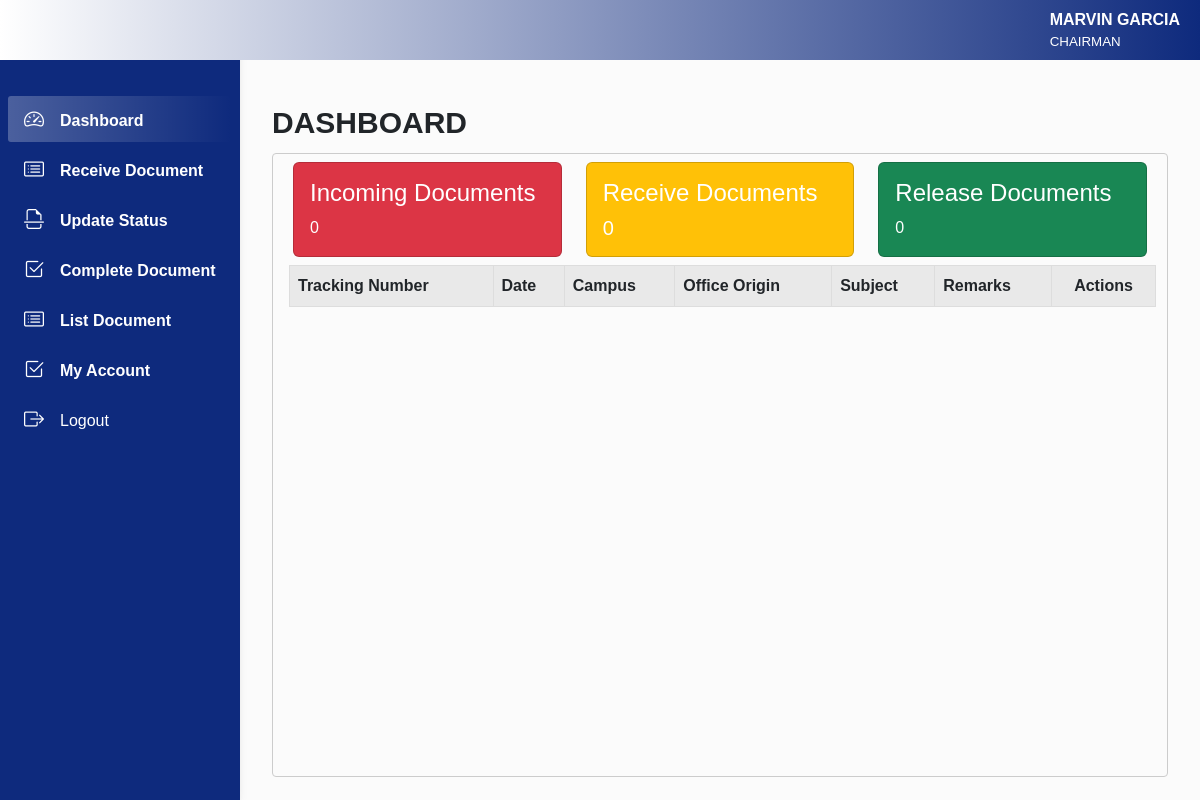
The page /president/dashboard.php (signed in) on the database its author committed.
### tables this page shows
CREATE TABLE `tbl_users` (
  `ID` int DEFAULT NULL,
  `UserName` text,
  `Password` text,
  `Email` text,
  `Position` text,
  `Office` text,
  `Privilege` text,
  `Image` text,
  `Owner` text,
  `Suffix` text,
  `Letter` text,
  `Request` text,
  `Campus` text
);

### president/log.php (called while the page is built, shortened)
<?php
$office = $_SESSION['Office'];
?>

### president/dashboard.php (the view, shortened to what this page needs)
<!DOCTYPE html>
<html lang="en">
<head>
</head>
<body>
<?php
include '../database.php';
include 'log.php';
$sql = "SELECT * FROM doctrack.tbl_users WHERE Office = '$office'";
$result = $conn->query($sql);
while ($row = $result->fetch_assoc()) {
  $office = $row['Office'];
}
?>
<link href="https://cdn.jsdelivr.net/npm/bootstrap@5.3.2/dist/css/bootstrap.min.css" rel="stylesheet">
<link rel="stylesheet" href="https://cdn.jsdelivr.net/npm/bootstrap-icons@1.11.3/font/bootstrap-icons.min.css">
<link href="https://cdnjs.cloudflare.com/ajax/libs/font-awesome/5.15.4/css/all.min.css" rel="stylesheet">
<header>
<?php
$sql = "SELECT * FROM doctrack.tbl_users WHERE Office = '$office'";
$result = $conn->query($sql);
while ($row = $result->fetch_assoc()) {
    $position = $row['Position'];
    $owner = $row['Owner'];
    echo '<nav id="sidebarMenu" class="collapse d-lg-block sidebar collapse bg-primary text-white">
    <div class="position-sticky">
      <div class="list-group list-group-flush mx-2 mt-3">
        <a href="dashboard"  id="active" class="list-group-item list-group-item-action py-2 ripple bg-primary text-white fw-semibold"
          ><i class="bi bi-speedometer2 me-3"></i><span>Dashboard</span></a>
        <a href="pres" class="list-group-item list-group-item-action py-2 ripple bg-primary text-white fw-semibold" aria-current="true">
          <i class="bi bi-card-list me-3"></i><span>Receive Document</span></a>
        <a href="update" class="list-group-item list-group-item-action py-2 ripple bg-primary text-white fw-semibold"
        ><i class="bi bi-file-earmark-break me-3 text-white"></i><span>Update Status</span></a>
        <a href="release" class="list-group-item list-group-item-action py-2 ripple bg-primary text-white fw-semibold">
          <i class="bi bi-check2-square me-3 text-white"></i><span>Complete Document</span></a>
          <a href="list" class="list-group-item list-group-item-action py-2 ripple bg-primary text-white fw-semibold" aria-current="true">
          <i class="bi bi-card-list me-3"></i><span>List Document</span></a>
          <a href="account" class="list-group-item list-group-item-action py-2 ripple bg-primary text-white fw-semibold">
          <i class="bi bi-check2-square me-3 text-white"></i><span>My Account</span></a>
          <a href="../logout" class="list-group-item list-group-item-action py-2 ripple bg-primary text-white"
          ><i class="bi bi-box-arrow-right me-3 text-white"></i><span>Logout</span></a>
      <div class="nav-item order-2 order-lg-1 d-none d-lg-block">
      </div>
      </div>
  </div>
  </nav>
        <nav id="main-navbar" class="navbar navbar-expand-lg navbar-light bg-warning fixed-top">
            <div class="container-fluid">
            <ul class="navbar-nav ms-auto d-flex flex-row align-items-center">
                <div class="d-flex flex-column mx-2">
                    <p class="text-white fw-semibold mb-0">
                        '.$owner.'
                    </p>
                    <span class="text-white" style="font-size: smaller;">'.$position.'</span>
                </div>
            </div>
        </nav>
    </header>
    <main>';
    echo'<div class="mx-4 px-2 pb-2">
    <div class="title">
        <div class="title-sub fw-bold">DASHBOARD</div>
    </div>
    <div class="table-container mt-2">
    <div class="row mx-2 my-2">
        <div class="col">
            <div class="card text-start bg-danger text-white">
                <div class="card-body">
                    <h4 class="card-title">Incoming Documents</h4>';
                    $queryload = "SELECT COUNT(*) as count FROM tbl_inout WHERE Channel = 'PRESIDENT' AND DocStatus = '-' AND DocInout = 'IN'";
                $result = mysqli_query($conn, $queryload);
                    if ($result) {
                        $row = mysqli_fetch_assoc($result);
                        $count = $row['count'];
                    }
                    echo ''.$count.'</h5>
                </div>
            </div>
        </div>
        <div class="col">
            <div class="card text-start bg-warning text-white">
                <div class="card-body">
                    <h4 class="card-title">Receive Documents</h4>
                    <h5 class="card-text">';
                    $queryload = "SELECT COUNT(*) as count FROM tbl_inout WHERE Channel = 'PRESIDENT' AND DocStatus = 'RECEIVED' AND DocInout = 'IN'";
                    $result = mysqli_query($conn, $queryload);
                    if ($result) {
                        $row = mysqli_fetch_assoc($result);
                        $count = $row['count'];
                    }
                    echo ''.$count.'</h5>
                </div>
            </div>
        </div>
        <div class="col">
            <div class="card text-start bg-success text-white">
                <div class="card-body">
                    <h4 class="card-title">Release Documents</h4>';
                    $queryload = "SELECT COUNT(*) as count FROM tbl_inout WHERE Channel = 'PRESIDENT' AND DocStatus = 'RELEASED' AND DocInout = 'OUT'";
                    $result = mysqli_query($conn, $queryload);
                    if ($result) {
                        $row = mysqli_fetch_assoc($result);
                        $count = $row['count'];
                    }
                    echo ''.$count.'</h5>
                </div>
            </div>
        </div>
    </div>
    <table class="ms-3">
    ';
    $query = "SELECT * FROM tbl_inout WHERE Channel = 'PRESIDENT'and DocInOut='IN' and DocStatus='RECEIVED' ORDER BY CDate DESC";
    $result = $conn->query($query);
    echo '
        <thead>
        <tr>
        <TR>
        <TH>Tracking Number</TH>
        <TH>Date</TH>
        <TH>Campus</TH>
        <TH>Office Origin</TH>
        <TH>Subject</TH>
        <TH>Remarks</TH>
        <TH class="text-center">Actions</TH>
        </tr>
        </thead>';
}
?>
</body>
</html>

### president/dashboard.php (style rules this page uses)
body { background-color: #fbfbfb; }
@media (min-width: 991.98px) { main { padding-left: 240px; } }
.navbar { background: linear-gradient(to left, #0E2A7D, white) !important; }
.sidebar { position: fixed; top: 0; bottom: 0; left: 0; padding: 10vh 0 0; box-shadow: 0 2px 5px 0 rgb(0 0 0 / 5%), 0 2px 10px 0 rgb(0 0 0 / 5%); width: 240px; z-index: 600; }
#sidebarMenu { background-color:#0E2A7D !important; }
#sidebarMenu a { background-color:#0E2A7D !important; margin-bottom: .5vh; border-bottom: none; }
.mx-4 { margin-top:12.5vh; }
#active { background: linear-gradient(to right, rgba(255, 255, 255, 0.253), rgba(255, 255, 255, 0)); border-radius: 3px 3px 3px 3px; }
#sidebarMenu i { font-size: 20px; }
.table-container { height: 78vh; overflow-y: auto; border: 1px solid #ccc; border-radius: 4px; }
table { width: 97%; border-collapse: collapse; }
table, th, td { border: 1px solid #ddd; }
th, td { padding: 8px; text-align: left; }
th { background-color: #e9e9e9; position: sticky; top: 0; }
.title { display: flex; justify-content: space-between; }
.title-sub { font-size: 30px; }
* { overflow: hidden; }
* { font-family: arial; }

### rows shown on the page
tbl_users: Owner "MARVIN GARCIA", Position "CHAIRMAN", count "0"
